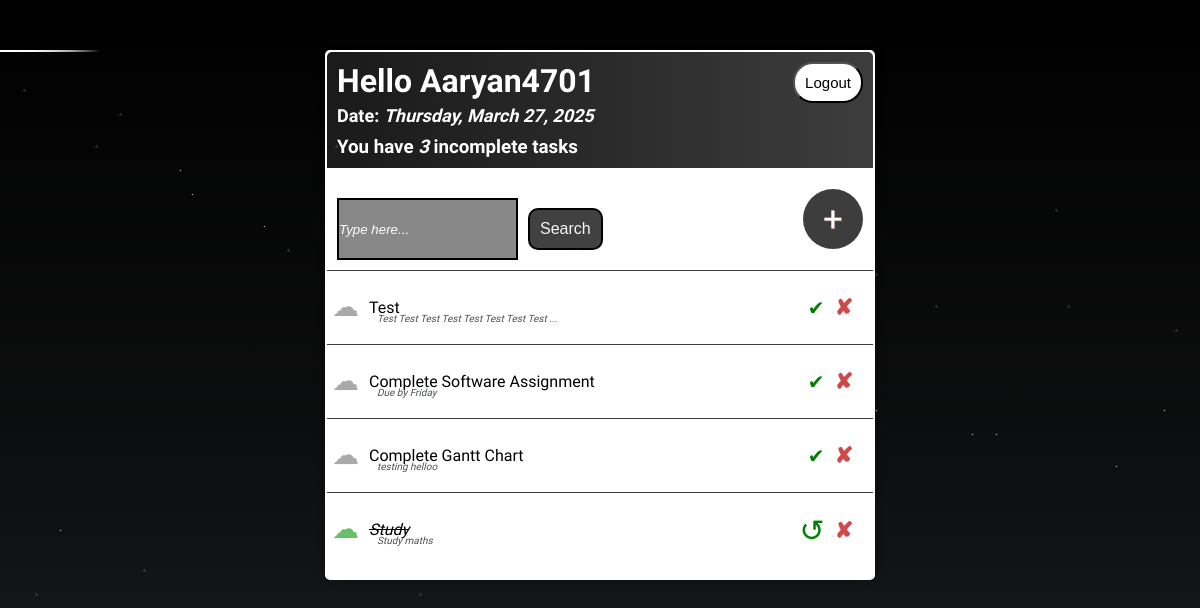
The app's page / (signed in), older data.
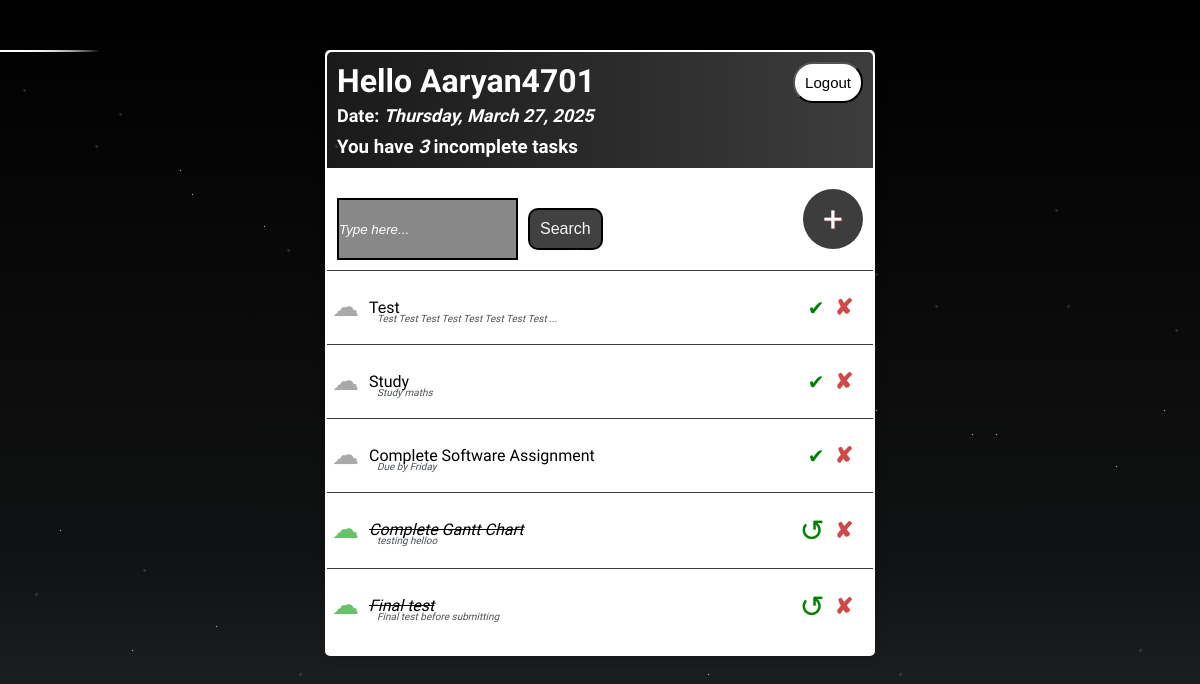
The same page, newer data.
### base/models.py (models this page shows)
class Task(models.Model):
    user = models.ForeignKey(User, on_delete=models.CASCADE, null=True, blank=True)
    title = models.CharField(max_length=200) # The title of the task, limited to 200 characters.
    description = models.TextField(null=True, blank=True) # A text field for the task's description
    complete = models.BooleanField(default=False) # A boolean field to track whether the task is complete or not
    created = models.DateTimeField(auto_now_add=True) # Automatically sets the timestamp when the task is created.
    def __str__(self):
        return self.title
    class Meta:
        ordering = ['complete'] # Orders tasks by their completion status

### base/views.py (the view)
# urls.py: path('', TaskList.as_view(), name= 'tasks'), #task list page
class TaskList(LoginRequiredMixin, ListView):
    model = Task
    context_object_name = 'tasks'
    def get_context_data(self, **kwargs):
        context = super().get_context_data(**kwargs)
        context['tasks']= context['tasks'].filter(user=self.request.user)  # Filters tasks to only show those belonging to the current user
        context['count']= context['tasks'].filter(complete=False).count() # Counts tasks that are not marked as complete
        search_input = self.request.GET.get('search-area') or ''  #Retrieves the search input from the search bar
        if search_input:
            context['tasks'] = context['tasks'].filter(title__startswith=search_input)  #Filters the task list to match the search input
        context['search_input'] = search_input
        return context

### base/templates/base/task_list.html (shortened to what this page needs)
{% extends 'base/main.html' %}
{% block content %}
{% load static %}
{% load tz %}
<div class="header-bar">
    <div>
        <h1>Hello {{request.user|title}}</h1>
        <h3 id="current-date" style="margin:0">Date: <i>{% now "l, F j, Y" %}</i></h3>
        <h3 style="margin:0">You have <i>{{count}}</i> incomplete task{{ count|pluralize:"s" }}</h3>
    </div>
    {% if request.user.is_authenticated %}
        <form method="post" action="{% url 'logout' %}">
            <button type="submit" id="logout-button">Logout</button>
        </form>
    {% else %}
    <a href="{% url 'login' %}">Login</a>
    {% endif %}
</div>
<div id="search-add-wrapper">
    <form method="GET" style="margin-top:20px;display:flex;">
        <input type="texts" name='search-area' value="{{search_input}}" id="search-bar" placeholder="Type here...">
        <input class="button" type ="submit" value="Search" id="submit-button">
    </form>
    <a id="add-link" href="{% url 'task-create' %}">&#x2b;</a>
</div>
<div class="task-items-wrapper">
    {% for task in tasks %}
        <div class="task-wrapper">
            <div class="task-content">
                <div class="task-title">
                    {% if task.complete %}
                        <div class="task-complete-icon">&#9729;</div>
                        <i><s><a href="{% url 'task-update' task.id %}">{{ task }}</a></s></i>
                    {% else %}
                        <div class="task-incomplete-icon">&#9729;</div>
                        <a href="{% url 'task-update' task.id %}">{{ task }}</a>
                    {% endif %}
                </div>
                <div class="task-description">
                    <p><i>{{ task.description|slice:":40" }}{% if task.description|length > 40 %}...{% endif %}</i></p>
                </div>
            </div>
           <div class="task-actions">
                <form method="POST" action="{% url 'task-complete' task.id %}">
                    <button type="submit" class="tick-button {% if task.complete %}completed{% endif %}" >
                        {% if task.complete %}
                            &#8634;
                        {% else %}
                            &#10004;
                        {% endif %}
                    </button>
                </form>
                <a class="delete-link" href="{% url 'task-delete' task.id %}">&#x2718;</a>
            </div>
        </div>
    {% endfor %}
</div>
{% endblock content %}

### base/templates/base/main.html (shortened to what this page needs)
{% load static %}
<!DOCTYPE html>
<html>
    <head>
    </head>
    <body>
        <div class="shooting-star"></div>
        <div class="shooting-star"></div>
        <div class="shooting-star"></div>
        <div class="container">
            {% block content %}
            {% endblock content %}
    </body>
</html>

### base/templates/base/main.html (style rules this page uses)
body { background-color: #000000; font-family: "Quantico", sans-serif; padding-top: 50px; margin: 0; }
h1, h2, h3, h4, h5, h6 { font-family: "Quantico", sans-serif; }
a, p { color: #4b5156 }
.container { max-width: 550px; margin: auto; background-color: #fff; -webkit-box-shadow: 2px 2px 13px -4px rgba(0, 0, 0, 0.21); box-shadow: 2px 2px 13px -4px rgba(0, 0, 0, 0.21); border-radius: 5px; padding-bottom: 10px; border: 2px solid #FFFFFF; }
.header-bar { display:flex; justify-content: space-between; color: #fff ; padding: 10px; border-radius: 5px 5px 0 0; background: linear-gradient(90deg, #1a1a1a, #2c2c2c 55%, #3d3d3d ); }
#current-date { padding-top: 5px; font-size: 18px; padding-bottom: 10px; }
.task-wrapper { display: flex; align-items: centre; justify-content: space-between; padding: 20px; background-color: #fff; border-top: 1px solid rgb(226,226,226); background: transparent; border-top: 1px solid rgb(60,60,60); }
.task-content { display: flex; flex-direction: column; }
.task-title { display: flex; align-items: center; }
.task-title a { text-decoration: none; color: #000; margin-left: 10px; transition: transform 0.2s ease-in-out; }
.task-complete-icon { font-size: 27px; color: rgb(105 , 192 , 105); margin-left: -15px; }
.task-incomplete-icon { font-size: 27px; color: rgb(169, 169, 169); margin-left: -15px; }
.task-description { font-size: 10px; color: #888; margin-left: 30px; margin-top: -10px; }
.delete-link { text-decoration: none; font-weight: 900; color: #cf4949; font-size: 22px; line-height: 0; transition: transform 0.2s ease-in-out; }
#search-add-wrapper { display: flex; justify-content: space-between; align-items: center; padding: 10px; }
#add-link { color: #Eb796F; text-decoration: none; font-size: 42px; text-shadow: 1px 1px #81413b; }
.button { border: 2px solid #000000; background-color: #FAFAFA; color: #000000; padding: 10px; font-size: 14px; border-radius: 10px; cursor: pointer; text-decoration: none; margin-left: 10px; margin-top: 10px; transition: transform 0.2s ease-in-out; }
#logout-button { background-color: #fff; color: black; border-radius: 20px; font-size: 15px; padding: 10px 10px; }
#add-link { display: flex; justify-content: center; align-items: center; font-size: 35px; background-color: #3d3d3d; color: #fff; width: 60px; height: 60px; border-radius: 50%; transition: background-color 0.3s, color 0.3s; text-decoration: none; transition: transform 0.2s ease-in-out; }
#submit-button { background-color: rgb(65, 65, 65); color: whitesmoke; font-size: 16px; transition: transform 0.2s ease-in-out; margin-bottom: 10px; }
#search-bar { background-color: #888; border: 2px solid #000; }
#search-bar::placeholder { color: white; font-style: italic; }
.tick-button { background: none; border: none; color: green; cursor: pointer; font-size: 20px; margin-left: 0px; }
.tick-button.completed { font-size: 30px; }
.task-actions { display: flex; align-items: center; gap: 10px; }
* { margin: 0; padding: 0; box-sizing: border-box; }
body { min-height: 100vh; background: linear-gradient(to bottom, #000000, #111213 70%, #27282b); overflow: hidden; }
.shooting-star { position: absolute; width: 100px; height: 2px; background: linear-gradient(90deg, white, transparent); animation: shoot 3s infinite ease-in; }

Row changes from the older to the newer data that the page shows:
changed Task "Study": complete "↺" → "✔"; moves up the list
changed Task "Complete Gantt Chart": complete "✔" → "↺"
added Task: title "Final test", description "Final test before submitting"
